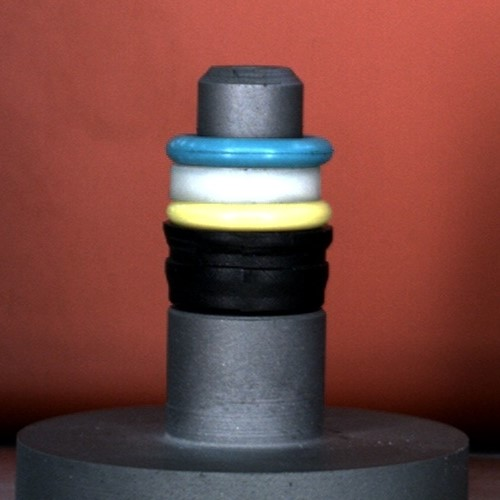
%> input picture pictures/2021-11-03_13-58-53.jpg, 500 x 500 px
$ octave --eval "result = maskBlack(imread('pictures/2021-11-03_13-58-53.jpg'));"   (GNU Octave 9; MATLAB toolbox functions it lacks are replaced by stand-ins)
%> lines starting %> are read from the running program, lines starting %| are printed output that depends on the picture
function [BW,mean_height,maskedImage] = maskBlack(X)
X = rgb2gray(X);
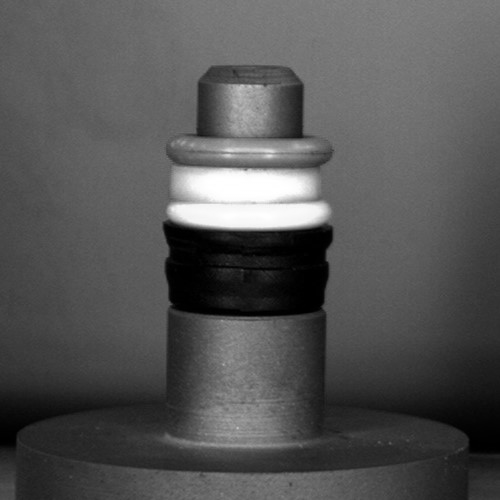
%> X: size 500x500 uint8; min 0, max 255, mean 84.4
%segmentImage Segment image using auto-generated code from imageSegmenter app
%  [BW,MASKEDIMAGE] = segmentImage(X) segments image X using auto-generated
%  code from the imageSegmenter app. The final segmentation is returned in
%  BW, and a masked image is returned in MASKEDIMAGE.

% Auto-generated by imageSegmenter app on 04-Jan-2023
%----------------------------------------------------


% Adjust data to span data range.
X = imadjust(X);

% Graph cut
foregroundInd = [91251 91252 91749 91752 91753 91754 91755 91756 91757 91758 91759 91760 91761 91762 91763 92249 92264 92265 92266 92267 92268 92269 92270 92749 92771 92772 92773 92774 92775 92776 92777 92778 92779 92780 92781 92782 92783 92785 92786 92787 92788 92789 92790 92791 92792 92794 92795 93295 93297 93298 93299 93300 93301 93302 93303 93749 93803 93804 93805 93806 93807 93808 93809 94249 94309 94809 95249 95309 96249 96309 97250 97309 97809 98750 98809 99309 100250 100309 100810 101250 102310 102750 102810 104250 104310 105310 105750 106750 106810 107310 108250 108310 108810 109310 109750 109811 110311 110750 111311 111811 111812 112250 112312 112812 113250 113312 113812 114250 114312 114812 115250 115312 116251 116312 116812 117751 117812 118812 119251 119812 120751 121312 122312 122751 123751 123812 124812 125751 126313 127313 127751 128313 128751 129314 129751 129814 130815 131251 131315 132315 132751 132815 134250 135750 135815 136316 136816 137250 137316 138316 138750 139316 139816 140250 140816 141316 141750 142317 142750 143317 143817 144250 144749 144817 145817 146249 146817 147249 147317 148317 148749 148817 149248 149317 149817 150248 150317 150817 151248 151317 152247 152317 152746 152817 153246 153746 153817 154246 154317 154746 154817 155246 155247 155248 155249 155250 155251 155252 155253 155254 155256 155258 155259 155317 155761 155762 155764 155766 155768 155770 155771 155773 155776 155777 155817 156279 156280 156282 156283 156285 156316 156317 156787 156788 156790 156792 156793 156795 156797 156813 156814 156815 156816 157300 157301 157303 157304 157306 157308 157309 157310 157311 157312 ];
backgroundInd = [75248 75249 75250 75252 75253 75255 75256 75258 75260 75262 75264 75265 75267 75269 75271 75273 75274 75277 75279 75280 75283 75285 75287 75291 75293 75746 75747 75797 75813 75814 75815 75816 75817 75818 75819 76237 76238 76239 76240 76241 76242 76243 76245 76300 76303 76306 76320 76321 76322 76323 76324 76325 76327 76734 76735 76736 76737 76809 76810 76813 76815 76827 76828 76829 76830 76831 76832 76833 76834 76835 76836 76837 77232 77233 77337 77338 77339 77731 77732 77839 77840 78229 78230 78340 78342 78727 78728 78843 79227 79343 79344 79726 79845 80225 80725 80845 81224 81346 81724 81846 82222 82223 82346 82722 82847 83222 83348 83722 84222 84348 84848 85222 85722 85849 86222 86722 86849 87222 88349 88722 89222 89349 90222 90849 91722 91849 92722 93349 94222 94349 94849 95222 95849 96222 96349 96849 97222 97349 97849 98349 99222 99349 99849 100223 100849 101223 101349 102349 102723 103349 103724 104349 104724 105348 105724 106348 107224 107848 108224 109348 109724 110724 111348 112224 113224 113348 114724 114848 115724 116848 117224 117724 118348 119224 119848 120224 121224 121348 122224 122348 123224 123724 123848 124848 125224 125848 126224 126849 128224 128349 129349 129724 131224 131349 132849 133724 134349 135224 135349 136724 136849 137849 138724 138849 139849 140224 140349 141724 141849 143349 143724 144849 145724 146849 147724 148849 149724 150849 151224 152349 153724 153849 154349 154724 155349 156349 156724 156849 157724 157849 158849 159224 159849 160224 161224 161349 162224 162349 163224 163849 164849 166349 167849 168849 169349 170349 170848 171224 171348 171848 172224 172348 172848 173224 173724 173848 174724 174847 175224 176224 176346 176724 176846 177724 178224 178346 178724 178725 178727 179229 179231 179234 179237 179240 179267 179271 179275 179280 179283 179288 179291 179294 179296 179298 179300 179301 179303 179306 179345 179743 179745 179748 179750 179753 179756 179759 179762 179801 179802 179803 179804 179805 180305 180306 180345 180806 180807 180808 180809 180810 180811 180812 180813 180814 180815 180845 181315 181316 181317 181318 181344 181843 181844 182319 182321 182322 182323 182334 182336 182337 182338 182339 182340 182341 182342 182824 182825 182827 182828 182830 182831 182832 ];
L = superpixels(X,1350);
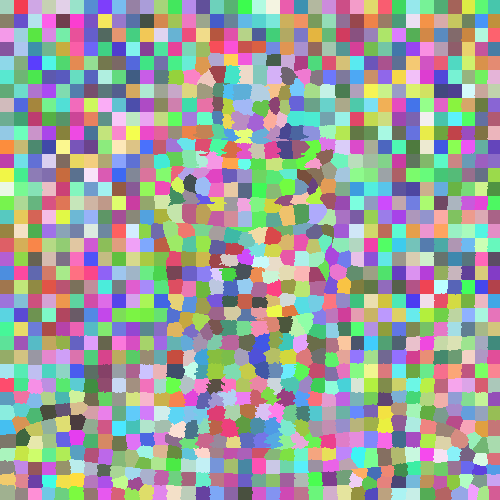
%> L: size 500x500 double; 1295 distinct labels, from 1 to 1295; one colour per label, 0 black
%> (the run ends here)

$ run again, on pictures/2022-02-26_14-08-02.jpg
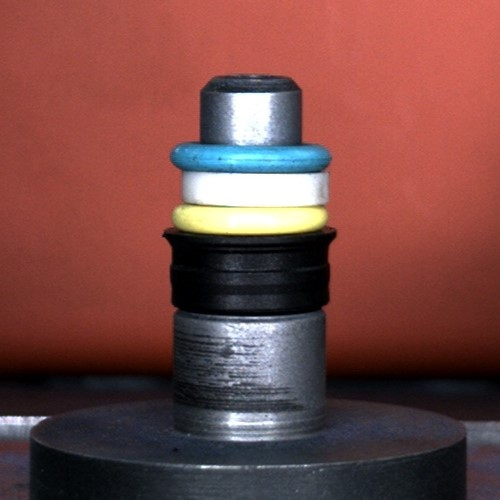
%> input picture pictures/2022-02-26_14-08-02.jpg, 500 x 500 px
%> in maskBlack, `X = rgb2gray(X);`:
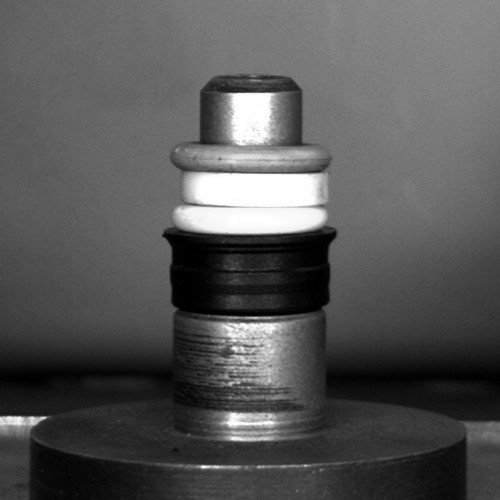
%> X: size 500x500 uint8; min 0, max 255, mean 86.3
%> in maskBlack, `L = superpixels(X,1350);`:
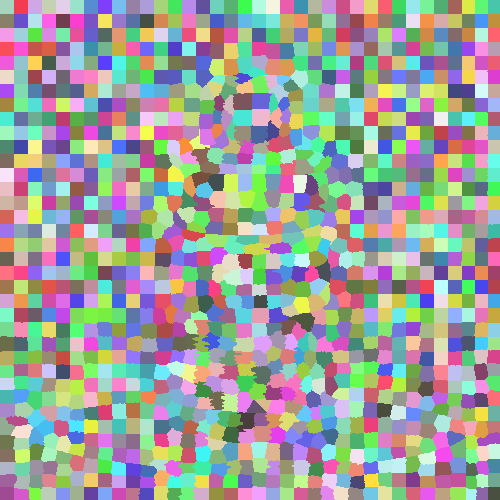
%> L: size 500x500 double; 1294 distinct labels, from 1 to 1294; one colour per label, 0 black
